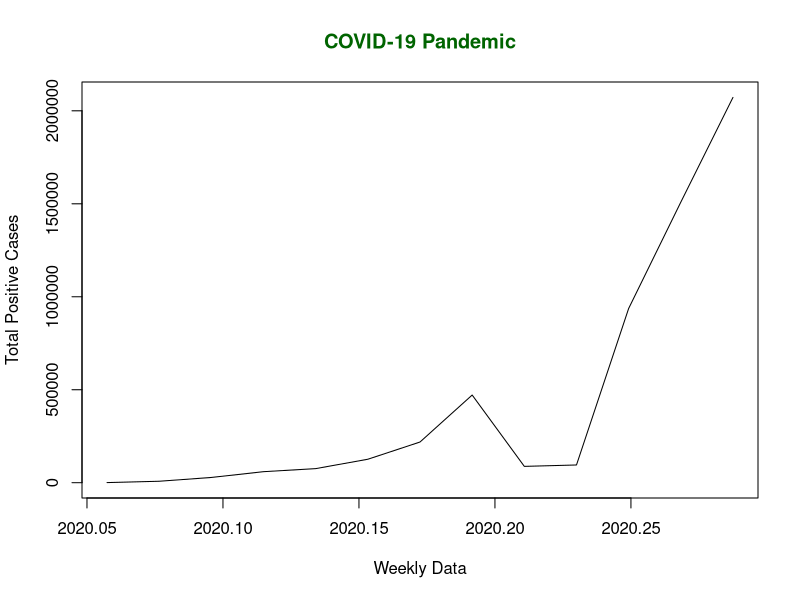

This chart was generated by the following R code:
# COVID-19 Time Series Analysis
x <- c(580, 7813, 28266, 59287, 75700, 126214, 218843, 471497, 87820, 95314, 936851, 1508725, 2072113)
library(lubridate)
mts <- ts(x, start = decimal_date(ymd("2020-01-22")), frequency = 365/7)
plot(mts, xlab = "Weekly Data", main = "COVID-19 Pandemic", ylab = "Total Positive Cases", col.main = "darkgreen")
